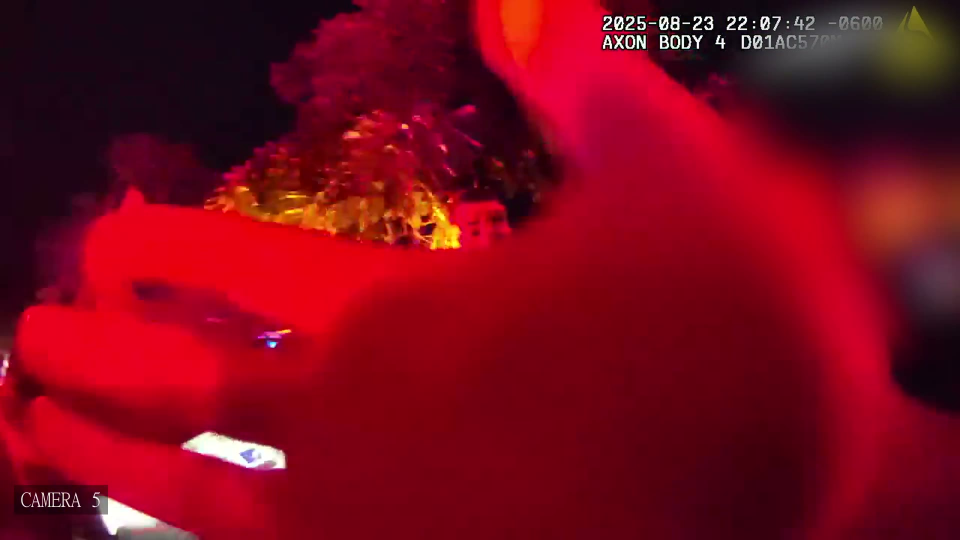
#> input picture tools/fixtures/shot_blocked.jpg, 1920 x 1080 px (shown at 1/2 size); its folder holds only this picture in this run
$ python verify_thumb.py fixtures/shot_blocked.jpg
#> lines starting #> are read from the running program, lines starting #| are printed output that depends on the picture
### tools/thumb_metrics.py
# -*- coding: utf-8 -*-
"""
thumb_metrics.py — exact implementations of the Team B thumbnail metrics.

Self-contained. No JSON, no scratchpad, no hardcoded file lists.
Every public function takes an RGB uint8 HxWx3 array and returns a float.

    flat_g_p90(rgb, alpha=None)          -> Gate A, part 1
    poster_fa(rgb, alpha=None)           -> Gate A, part 2
    bg_mush(rgb, faces, alpha=None)      -> Gate B
    subject_max_L(rgb, faces)            -> Gate C
    detect_faces(rgb, model_path)        -> helper, YuNet

FACE FORMAT (Gate B and C): a list of dicts, each
    {"cx": <centre x / W>, "cy": <centre y / H>, "bw": <box width in px of the
     ARRAY YOU PASSED>, "bh": <box height in px of the array you passed>}
`detect_faces` returns exactly this.

--------------------------------------------------------------------------
FOUR THINGS THAT MAKE OR BREAK REPRODUCTION — all four are load-bearing:

 1. Everything is computed at a canonical 1280x720 (cv2.INTER_AREA). The
    metrics are NOT scale-invariant; measuring at native 4K gives other numbers.
 2. The title text is MASKED OUT. White/yellow glyph blobs, area-filtered, then
    dilated 13x13 to swallow the black stroke. Text is enormously "flat" in
    Lab a* and it is not image quality. Skipping this inflates flat_g_p90 by
    roughly +0.05 and is the most likely cause of a failed reproduction.
 3. Tiles are 40x40, CONTIGUOUS (stride 40, not overlapping), and a tile is
    DISCARDED unless >=78% of it is content (mask mean >= 200 on a 0/255 mask).
    Partial-text tiles must not enter the percentile.
 4. "Flat" is per-pixel 3x3 dilate == 3x3 erode, evaluated on the raw uint8
    channel. No blur, no denoise, no downscale beyond step 1.
--------------------------------------------------------------------------
"""

import numpy as np
import cv2

CANON_W, CANON_H = 1280, 720
TILE = 40
TILE_CONTENT_MIN = 200      # 0/255 mask mean -> ~78% of the tile must be content
BG_TILE_CONTENT_MIN = 220   # stricter for the background gate (~86%)

__all__ = ["flat_g_p90", "poster_fa", "bg_mush", "subject_max_L",
           "detect_faces", "text_mask", "all_metrics"]


# ----------------------------------------------------------------- internals
# [64 lines left out: functions _canon, text_mask, _flat_map, _tile_values, not called in this run]


def _content_mask(rgb_canon, valid):
    return cv2.bitwise_and(cv2.bitwise_not(text_mask(rgb_canon)), valid)


# ------------------------------------------------------------------- Gate A
# [115 lines left out: functions flat_g_p90, poster_fa, _face_mask, bg_mush, bg_tile_count, _graphics_mask and 1 more, not called in this run]


# ------------------------------------------------------------------- faces
_DET = None


def detect_faces(rgb, model_path, score_threshold=0.55):
    """YuNet. Returns [{cx, cy, bw, bh, score}] in the units this module wants:
    cx/cy normalised to the passed array, bw/bh in pixels of the passed array.
    Sorted largest first."""
#> called with model_path = 'models/yunet2023.onnx', score_threshold = 0.55
    global _DET
    h, w = rgb.shape[:2]
#> h = 1080; w = 1920
    scale = 1280.0 / max(h, w) if max(h, w) > 1280 else 1.0
#> scale = 0.667
    bgr = cv2.cvtColor(rgb, cv2.COLOR_RGB2BGR)
#> bgr is the input picture: shape (1080, 1920, 3); mean B, G, R 25.9, 8.4, 121.8
    im = (cv2.resize(bgr, (int(round(w * scale)), int(round(h * scale))),
                     interpolation=cv2.INTER_AREA) if scale != 1.0 else bgr)
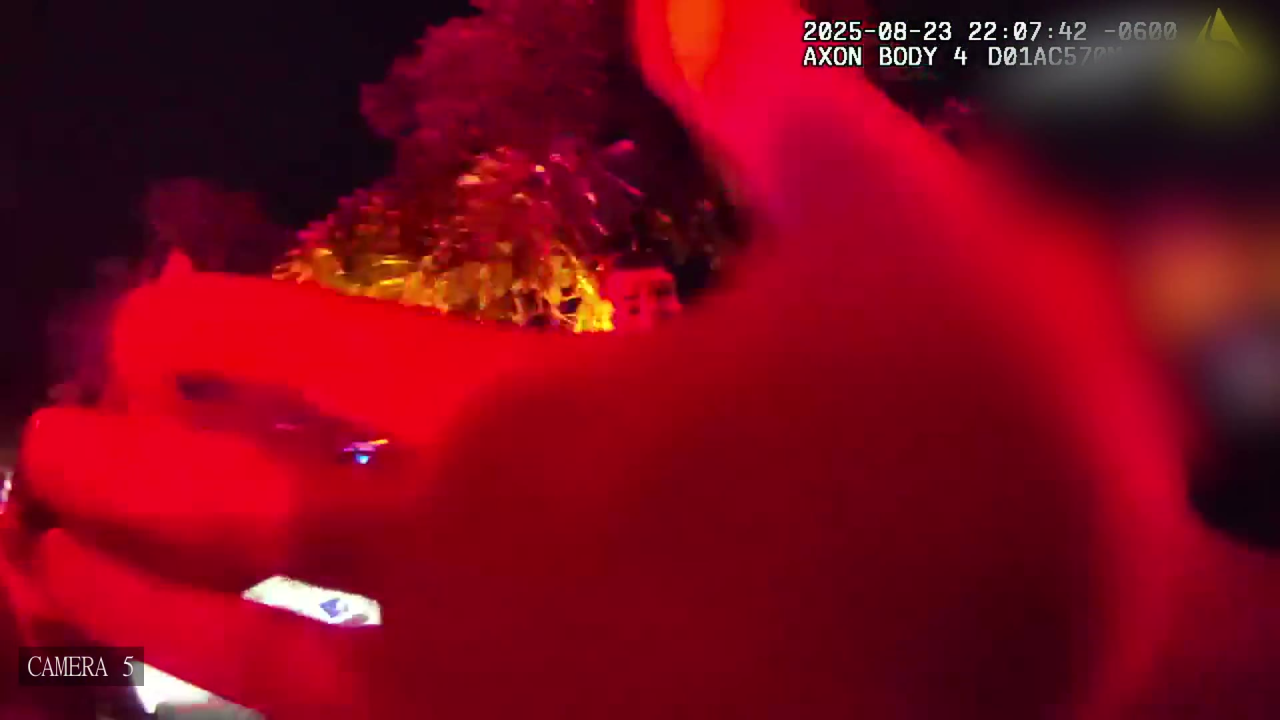
#> im: shape (720, 1280, 3); mean B, G, R 25.9, 8.4, 121.8
    hh, ww = im.shape[:2]
#> hh = 720; ww = 1280
    if _DET is None:
#> (the run stopped early here; a loop or call above may not have finished)

$ run again, on tools/fixtures/shot_usable.jpg
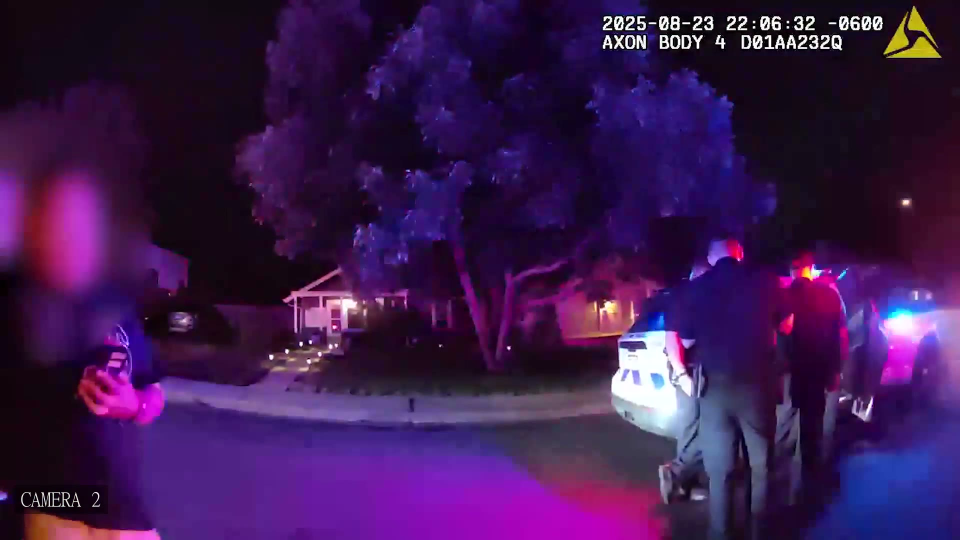
#> input picture tools/fixtures/shot_usable.jpg, 1920 x 1080 px (shown at 1/2 size)
#> in detect_faces, bgr is the input picture: shape (1080, 1920, 3); mean B, G, R 78.5, 25.2, 59.8
#> in detect_faces, `im = (cv2.resize(bgr, (int(round(w * scale)), int(round(h * scale))), ..`:
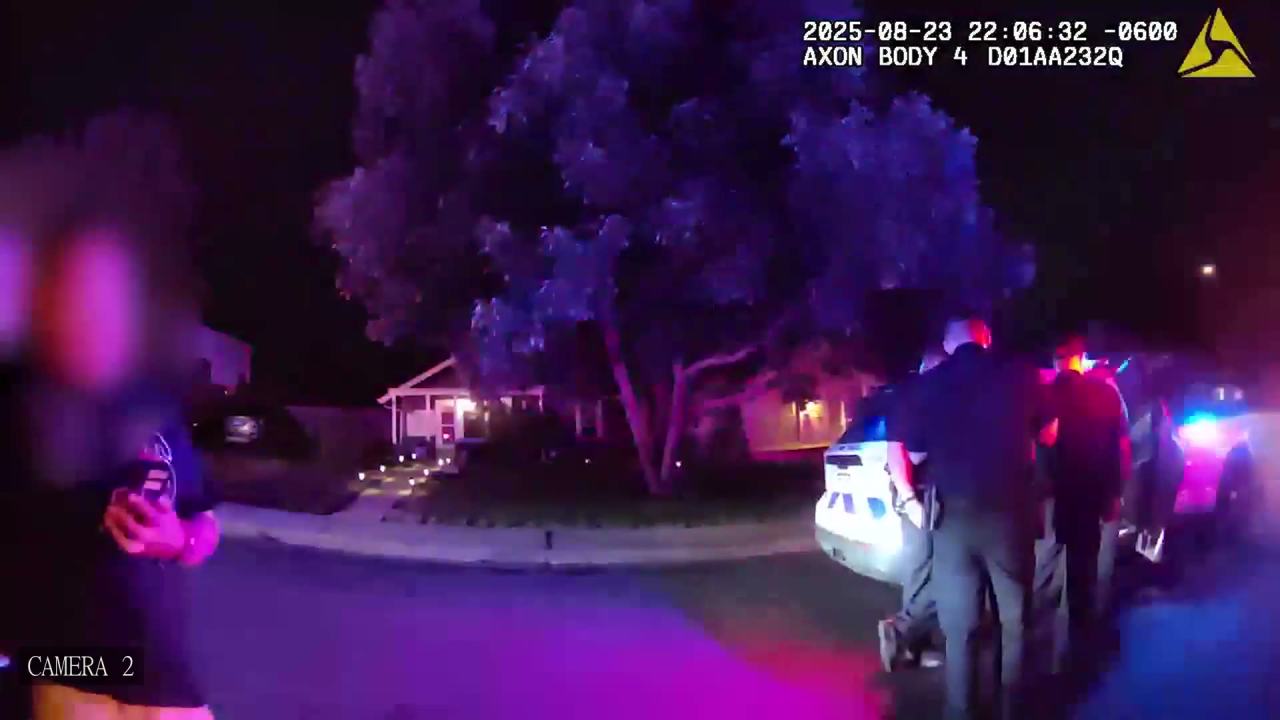
#> im: shape (720, 1280, 3); mean B, G, R 78.5, 25.2, 59.8
